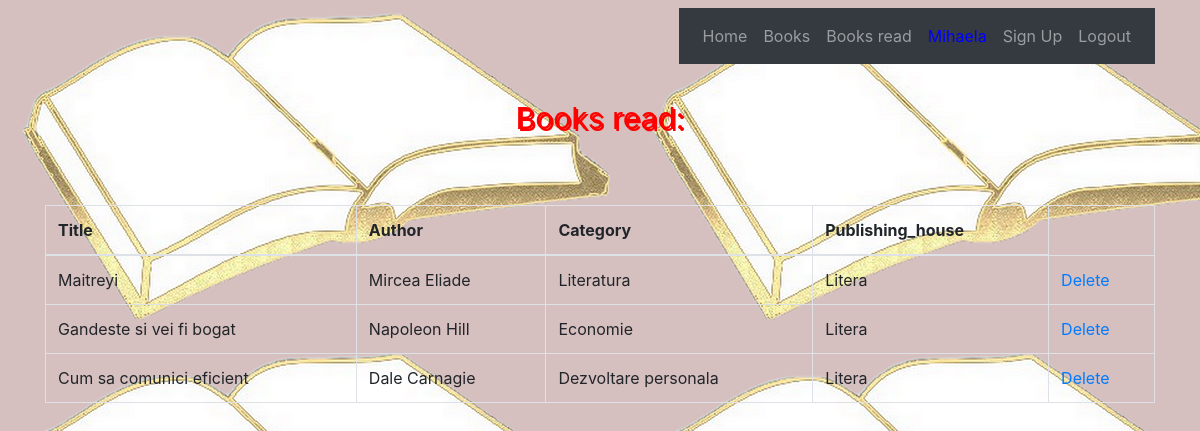
The app's page /book/book_read/ (signed in) with its own data.
### catalog/models.py (models this page shows, shortened)
class Book_read(models.Model):
    book = models.ForeignKey(Book, on_delete=models.CASCADE)
    user = models.ForeignKey(User, on_delete=models.CASCADE)
    active = models.CharField(default=1, max_length=2)

class Book(models.Model):
    category_choices = (('Literatura', 'Literatura'), ('Economie', 'Economie'),
                        ('Dezvoltare personala', 'Dezvoltare personala'),
                        ('Carti pentru copii', 'Carti pentru copii'))
    publishing_choices = (('Litera', 'Litera'), ('Nemira', 'Nemira'), ('Curtea Veche', 'Curtea veche'), ('RAO', 'RAO'))
    title = models.CharField(max_length=100)
    author = models.CharField(max_length=100)
    category = models.CharField(max_length=30, choices=category_choices)
    publishing_house =models.CharField(max_length=100, choices=publishing_choices)
    active = models.CharField(default=1, max_length=2)

### catalog/views.py (the view)
# urls.py: path('book_read/', views.ListBookRead.as_view(), name='read'),
class ListBookRead(LoginRequiredMixin, ListView):
    model = Book_read
    template_name = 'catalog/books_read.html'
    context_object_name = 'books_read'
    def get_context_data(self, *, object_list=None, **kwargs):
        data = super(ListBookRead, self).get_context_data()
        data['books_read'] = Book_read.objects.filter(user_id=self.request.user.id, active=1)
        return data

### Templates/catalog/books_read.html (shortened to what this page needs)
{% extends 'base.html' %}
{% block content %}
{% load static %}
<br>
<p class="text_read">
    Books read:
</p>
<br>
<br>
<table class="table table-hover table-bordered">
        <thead>
            <th>Title</th>
            <th>Author</th>
            <th>Category</th>
            <th>Publishing_house</th>
        </thead>
    <tbody>
    {% for item in books_read %}
        {% if item.book.active == '1' %}
            <tr>
                <td> {{ item.book.title }}</td>
                <td> {{ item.book.author }}</td>
                <td> {{ item.book.category}}</td>
                <td> {{ item.book.publishing_house}}</td>
                 <td>
                    <a href="{% url 'catalog:read_delete' item.id %}"> Delete </a>
                </td>
        {% endif %}
        {% endfor %}
    </tbody>
</table>
{% endblock %}

### Templates/base.html (shortened to what this page needs)
<!DOCTYPE html>
<html lang="en">
<head>
    {% load static %}
    <link rel="stylesheet" href="https://maxcdn.bootstrapcdn.com/bootstrap/4.0.0/css/bootstrap.min.css">
    <link href="{% static 'css/style.css' %}" rel="stylesheet">
</head>
<body class="about-us" style="background-image: url('../static/Pictures/05.png');background-color: #c4a2a2ad;">
<nav class="navbar navbar-expand-lg fixed-top navbar-transparent nav-down" color-on-scroll="200">
    <div class="container" >
            <div class="navbar navbar-expand-sm bg-dark navbar-dark">
            <ul class="navbar-nav">
                    <li class="nav-item">
                        <a href=" {% url 'catalog:home' %}" class="nav-link" >
                            Home
                        </a>
                    </li>
                    <li class="nav-item">
                        <a href="{% url 'catalog:home'%}" class="nav-link" >
                            Books
                        </a>
                    </li>
                   <li class="nav-item">
                        <a href="{% url 'catalog:read'%}" class="nav-link">
                            Books read
                        </a>
                    </li>
                    {% if request.user.is_authenticated == True %}
                    <li  class="nav-item">
                        <a href="{% url 'userprofile:update_profile' request.user.id %}" class="nav-link" style="color:blue;">{{request.user.first_name}} </a>
                    </li>
                    {% endif %}
                        <a href="{% url 'userprofile:new_account' %}" class="nav-link">
                            Sign Up
                        </a>
                    {% if request.user.is_authenticated == True %}
                    <li class="nav-item">
                        <a href="{% url 'logout' %}" class="nav-link">
                            Logout
                        </a>
                    </li>
                    {%  endif %}
            </ul>
            </div>
    </div>
</nav>
<div class="page-header page-header-small" >
    <div class="content-center">
        <div class="container">
            <br>
            <br>
            <br>
            {% block content %}
            {% endblock %}
        </div>
    </div>
</div>
</body>
</html>

### static/css/style.css (style rules this page uses)
.text_read { text-align: center; color: red; text-shadow: 2px 2px; font-size:30px; }

### records on screen
Book_read: book "Maitreyi", book.author "Mircea Eliade", book.category "Literatura", book.publishing_house "Litera"
Book_read: book "Gandeste si vei fi bogat", book.author "Napoleon Hill", book.category "Economie", book.publishing_house "Litera"
Book_read: book "Cum sa comunici eficient", book.author "Dale Carnagie", book.category "Dezvoltare personala", book.publishing_house "Litera"

### other values on screen
{{ request.user.first_name }} "Mihaela"
